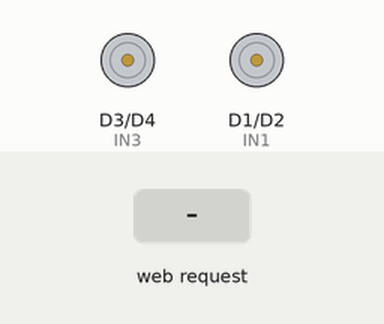
This program was run on a simulated ESP8266 (NodeMCU). Shown: motor-driver pin pairs drawn as motors (green arrow = first pin HIGH = forward, orange = second pin HIGH = backward, longer = more drive). The test bench sets the inputs (shaded band). WiFi joins after 1.5 s; servers stay silent unless stated; what the program prints to the serial monitor is not drawn.

Above: at 12.2 s.
12.3 s: HTTP request GET /?Key=F received
At 13.2 s:
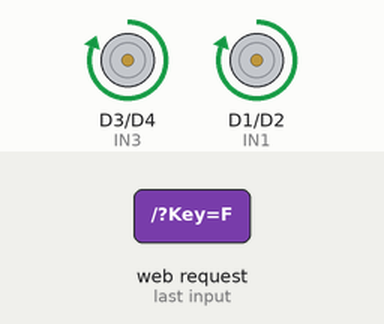
13.8 s: HTTP request GET /?Key=B received
At 14.3 s:
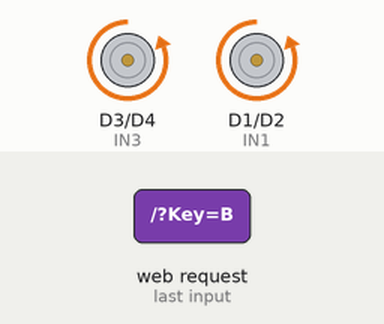
15.3 s: HTTP request GET /?Key=R received
At 16.5 s:
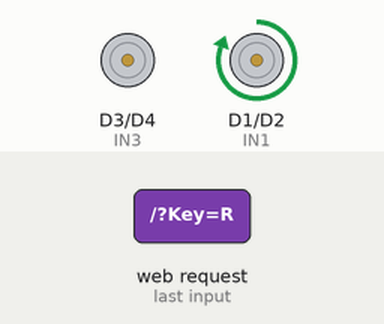
16.8 s: HTTP request GET /?Key=L received
At 17.8 s:
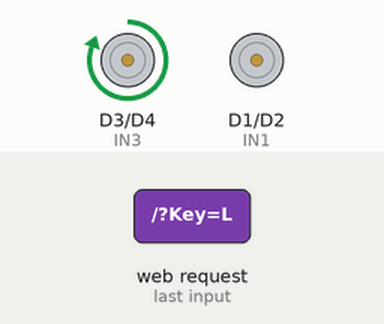
Timing chart, 0 to 19.3 s (numbered marks = the images above; inputs shaded):
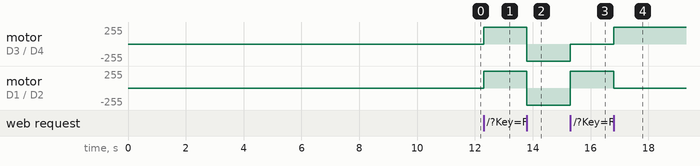

The program:

main.cpp
```cpp
#include <ESP8266WiFi.h>
#include <ESP8266WebServer.h>
WiFiClient client;

ESP8266WebServer server(80);

const char *ssid = "AndroidAP00DF";
const char *password = "extfs2048";

String data = " ";

#define IN1 D1
#define IN2 D2
#define IN3 D3
#define IN4 D4

void handlerequest()
{
  if (server.hasArg("Key"))
  {
    Serial.println(server.arg("Key"));
  }
}

void connectingToWiFi()
{
  delay(3000);
  WiFi.disconnect();
  delay(1000);
  Serial.println("Connecting to WiFi Please Wait... ");
  WiFi.begin(ssid, password);
  while (WiFi.status() != WL_CONNECTED)
  {
    delay(1000);
    Serial.println("Waiting to Connect");
  }
  Serial.println("Connected to WiFi");
  Serial.print(WiFi.localIP().toString());
  delay(5000);
}

void move_forward()
{
  digitalWrite(IN1, HIGH);
  digitalWrite(IN2, LOW);
  digitalWrite(IN3, HIGH);
  digitalWrite(IN4, LOW);
}

void move_backward()
{
  digitalWrite(IN1, LOW);
  digitalWrite(IN2, HIGH);
  digitalWrite(IN3, LOW);
  digitalWrite(IN4, HIGH);
}

void turn_left()
{
  digitalWrite(IN1, LOW);
  digitalWrite(IN2, LOW);
  digitalWrite(IN3, HIGH);
  digitalWrite(IN4, LOW);
}

void turn_right()
{
  digitalWrite(IN1, HIGH);
  digitalWrite(IN2, LOW);
  digitalWrite(IN3, LOW);
  digitalWrite(IN4, LOW);
}
void turn_sharp_left()
{
  digitalWrite(IN1, LOW);
  digitalWrite(IN2, HIGH);
  digitalWrite(IN3, HIGH);
  digitalWrite(IN4, LOW);
}

void turn_sharp_right()
{
  digitalWrite(IN1, HIGH);
  digitalWrite(IN2, LOW);
  digitalWrite(IN3, LOW);
  digitalWrite(IN4, HIGH);
}

void stop_bot()
{
  digitalWrite(IN1, LOW);
  digitalWrite(IN2, LOW);
  digitalWrite(IN3, LOW);
  digitalWrite(IN4, LOW);
}

void setup()
{
  Serial.begin(115200);
  Serial.println("GPIO TEST !");

  pinMode(IN1, OUTPUT); // orange
  pinMode(IN2, OUTPUT); // yellow
  pinMode(IN3, OUTPUT); // green
  pinMode(IN4, OUTPUT); // blue

  connectingToWiFi();

  server.on("/", handlerequest);
  server.onNotFound(handlerequest);

  server.begin();
  Serial.println("Server Started");
}

void loop()
{
  server.handleClient();
  String data = server.arg("Key");
  Serial.println(data);

  if (data == "F")
  {
    move_forward();
  }
  else if (data == "B")
  {
    move_backward();
  }
  else if (data == "R")
  {
    turn_right();
  }
  else if (data == "L")
  {
    turn_left();
  }
  else if (data == "SR")
  {
    turn_sharp_right();
  }
  else if (data == "SL")
  {
    turn_sharp_left();
  }
  else if (data == "S")
  {
    stop_bot();
  }
}
```

Measured:
- after the input at 12.3 s, motor on D3 (IN3) / D4 (IN4), motor on D1 (IN1) / D2 (IN2): stopped → forward 255/255 at once
- after the input at 13.8 s, motor on D3 (IN3) / D4 (IN4), motor on D1 (IN1) / D2 (IN2): forward 255/255 → backward 255/255 at once
- after the input at 15.3 s, motor on D3 (IN3) / D4 (IN4): backward 255/255 → stopped at once; motor on D1 (IN1) / D2 (IN2): backward 255/255 → forward 255/255 at once
- after the input at 16.8 s, motor on D3 (IN3) / D4 (IN4): stopped → forward 255/255 at once; motor on D1 (IN1) / D2 (IN2): forward 255/255 → stopped at once
